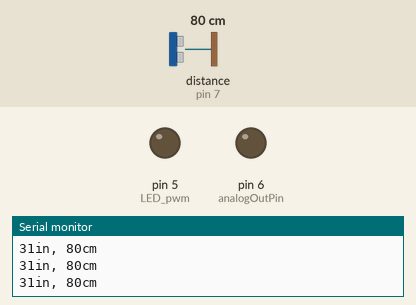
Recording of a sketch running on a simulated Arduino Uno, built with avr-gcc and run on an emulated ATmega328P. Shown: output pins drawn as LEDs (lit = HIGH), the last lines printed to the serial monitor. Wiring (inferred from the names in the program): ultrasonic range finder: trigger pin 7; echo pin 7. Inputs (shaded band) come from the test bench; at power-on: distance to the obstacle (sensor on pin 7) 80 cm. The echo pulse lasts 58.3 µs per cm.

Above: at 1.2 s.
1.3 s: distance to the obstacle (sensor on pin 7) set to 66 cm
2.8 s: distance to the obstacle (sensor on pin 7) set to 58 cm
At 3.0 s:
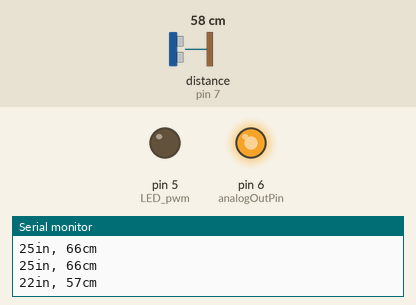
At 4.8 s:
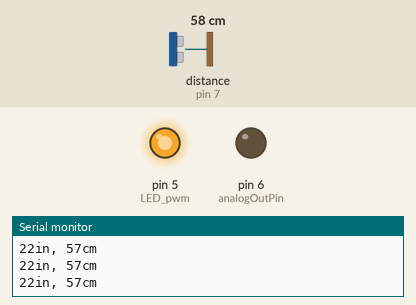
Timing chart, 0 to 6.3 s (numbered marks = the images above; inputs shaded):
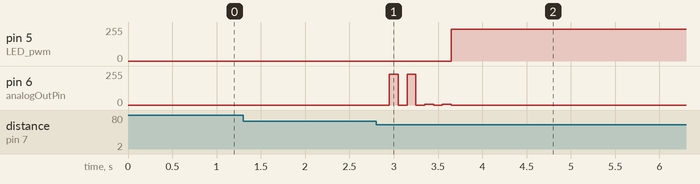

The sketch:

HatSensing.ino
```cpp
/* IPD 511 -- Hat Project ( Based on Ping))) Sensor code )

   This sketch reads a PING))) ultrasonic rangefinder and returns the
   distance to the closest object in range. To do this, it sends a pulse
   to the sensor to initiate a reading, then listens for a pulse
   to return.  The length of the returning pulse is proportional to
   the distance of the object from the sensor.

   The Hat senses a person standing in front of the hat wearer.  Once sensed,
   the Arduino sends an analog pulse to the buzzer and triggers the LED to start pulsing.
   The circuit resets once the person is out of range.

   The circuit:
	* +V connection of the PING))) attached to +5V
	* GND connection of the PING))) attached to ground
	* SIG connection of the PING))) attached to digital pin 7
        * HI side of buzzer attached to digital pin 6
        * HI side of LED attached to digital pin 5 (with 1kOhm resistor in series)

   http://www.arduino.cc/en/Tutorial/Ping

   created 3 Nov 2008
   by David A. Mellis
   modified 30 Aug 2011
   by Tom Igoe
   modified 10 Sept 2012
   by Nick McGill [nmcgill.com]

 */

#define CONVO_THRESHOLD 24
#define COUNTER_THRESH 50


const int pingPin = 7;
const int analogOutPin = 6; // Analog output pin that the buzzer is attached to.
const int LED_pwm = 5;      // Aout pin for the LED
int PWM_val = 0;
boolean dir = 0;
boolean foundPerson = 0;
int counter = 0;

void setup() {
  Serial.begin(9600);  // initialize serial communication
  pinMode(6, OUTPUT);  // Set pin 6 as output.
}

void loop()
{

  // establish variables for duration of the ping,
  // and the distance result in inches and centimeters:
  long duration, inches, cm;

  // The PING))) is triggered by a HIGH pulse of 2 or more microseconds.
  // Give a short LOW pulse beforehand to ensure a clean HIGH pulse:
  pinMode(pingPin, OUTPUT);
  digitalWrite(pingPin, LOW);
  delayMicroseconds(2);
  digitalWrite(pingPin, HIGH);
  delayMicroseconds(5);
  digitalWrite(pingPin, LOW);

  // The same pin is used to read the signal from the PING))): a HIGH
  // pulse whose duration is the time (in microseconds) from the sending
  // of the ping to the reception of its echo off of an object.
  pinMode(pingPin, INPUT);
  duration = pulseIn(pingPin, HIGH);

  // convert the time into a distance
  inches = microsecondsToInches(duration);
  cm = microsecondsToCentimeters(duration);

  Serial.print(inches);
  Serial.print("in, ");
  Serial.print(cm);
  Serial.print("cm");
  Serial.println();


  //******************** Logic for detecting a person
  if( (inches < CONVO_THRESHOLD) && (foundPerson == 0) ){
    for(int i = 0; i<2; i++){
     analogWrite(analogOutPin, 0);
     delay(100);
     analogWrite(analogOutPin, 1000);
     delay(100);
    }
    for(int i = 0; i<2; i++){
     analogWrite(analogOutPin, 0);
     delay(100);
     analogWrite(analogOutPin, 5);
     delay(100);
    }
    analogWrite(analogOutPin, 0);
    foundPerson = 1;
    analogWrite(LED_pwm, 240);
    counter = 0;
  }
  else if( (inches > CONVO_THRESHOLD) ){
    counter++;
    if(counter > COUNTER_THRESH){
      foundPerson = 0;
      analogWrite(LED_pwm, 0);
    }
  }

//  LED_update();
  delay(100);
}


// Pulse the LED
void LED_update(void){
  if(!foundPerson){
    analogWrite(LED_pwm, 0);
  }
  else{
    if(PWM_val < 250){
      PWM_val+=5;
      analogWrite(LED_pwm, PWM_val);
    }
  }
}


long microsecondsToInches(long microseconds)
{
  // According to Parallax's datasheet for the PING))), there are
  // 73.746 microseconds per inch (i.e. sound travels at 1130 feet per
  // second).  This gives the distance travelled by the ping, outbound
  // and return, so we divide by 2 to get the distance of the obstacle.
  // See: http://www.parallax.com/dl/docs/prod/acc/28015-PING-v1.3.pdf
  return microseconds / 74 / 2;
}

long microsecondsToCentimeters(long microseconds)
{
  // The speed of sound is 340 m/s or 29 microseconds per centimeter.
  // The ping travels out and back, so to find the distance of the
  // object we take half of the distance travelled.
  return microseconds / 29 / 2;
}
```

Measured:
- the behaviour switches between 62 and 61 cm on distance to the obstacle (sensor on pin 7) (found by bisection; images 0 and 1)
- after the input at 2.8 s, pin 5 (LED_pwm): 0/255 → 240/255 after 0.85 s; pin 6 (analogOutPin): 0/255 → 232/255 after 0.15 s, → 0/255 0.10 s later, → 232/255 0.10 s later, → 0/255 0.10 s later, … (8 changes in this stretch)
